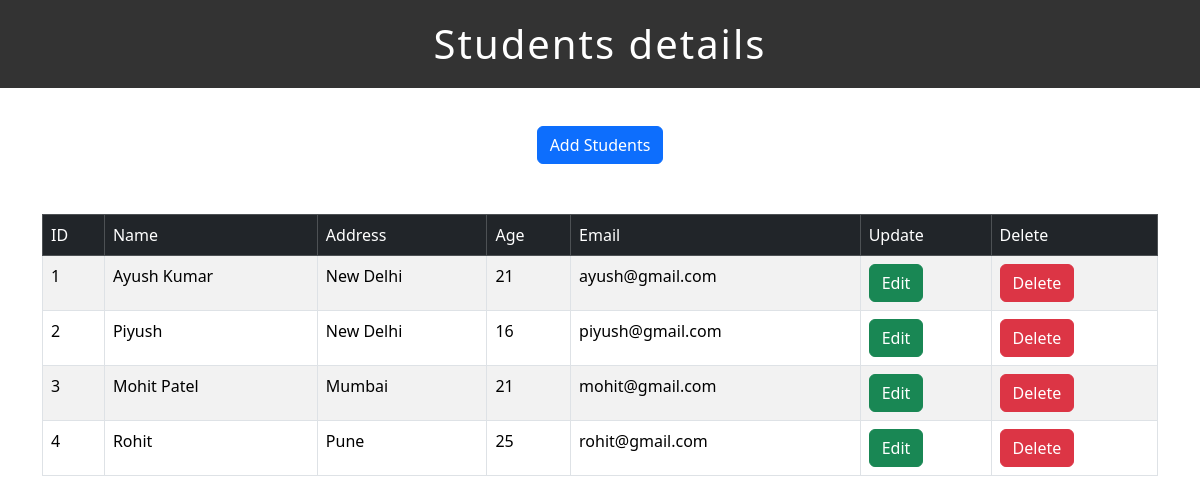
The page / on the database its author committed.
### tables this page shows
CREATE TABLE `staf` (
  `id` int(50) NOT NULL,
  `name` varchar(50) NOT NULL,
  `address` varchar(100) NOT NULL,
  `age` int(50) NOT NULL,
  `email` varchar(100) NOT NULL
);

### index.php (the view, shortened to what this page needs)
<!DOCTYPE html>
<html lang="en">
<head>
    <link href="https://cdn.jsdelivr.net/npm/bootstrap@5.3.2/dist/css/bootstrap.min.css" rel="stylesheet">
    <link rel="stylesheet" href="style.css">
</head>
<body>
    <h1>Students details</h1>
    <div id="box">
        <button class="btn btn-primary" id="btn" data-bs-toggle="modal" data-bs-target="#staticBackdrop">Add Students</button>
    </div>
    <div class="container">
        <table class="table table-hover table-bordered table-striped">
            <thead>
                <tr class="table-dark">
                    <td>ID</td>
                    <td>Name</td>
                    <td>Address</td>
                    <td>Age</td>
                    <td>Email</td>
                    <td>Update</td>
                    <td>Delete</td>
                </tr>
            </thead>
            <tbody>
                <?php
                include("connect.php");
                $query = "SELECT * FROM staf";
                $result = mysqli_query($connection, $query);
                while ($row = mysqli_fetch_assoc($result)) {
                ?>
                    <tr>
                        <td><?php echo $row["id"]; ?></td>
                        <td><?php echo $row["name"]; ?></td>
                        <td><?php echo $row["address"]; ?></td>
                        <td><?php echo $row["age"]; ?></td>
                        <td><?php echo $row["email"]; ?></td>
                        <td><a href="update.php?id=<?php echo $row["id"]; ?>" class="btn btn-success">Edit</a></td>
                        <td><a href="delete.php?id=<?php echo $row["id"]; ?>" class="btn btn-danger">Delete</a></td>
                    </tr>
                <?php
                };
                ?>
            </tbody>
        </table>
</body>
</html>

### style.css (style rules this page uses)
h1 { text-align: center; background-color: #333; color: #fff; padding: 20px; letter-spacing: 2px; font-weight: 500; }
table { margin-top: 50px; }
#box { display: flex; justify-content: center; }
#btn { margin-top: 30px; }

### rows shown on the page
staf: id "1", name "Ayush Kumar", address "New Delhi", age "21", email "ayush@gmail.com"
staf: id "2", name "Piyush", address "New Delhi", age "16", email "piyush@gmail.com"
staf: id "3", name "Mohit Patel", address "Mumbai", age "21", email "mohit@gmail.com"
staf: id "4", name "Rohit", address "Pune", age "25", email "rohit@gmail.com"
